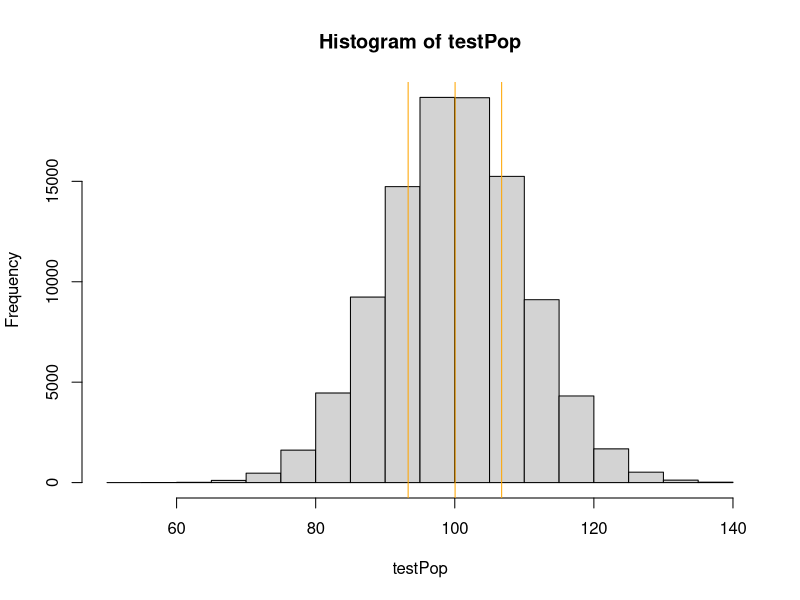
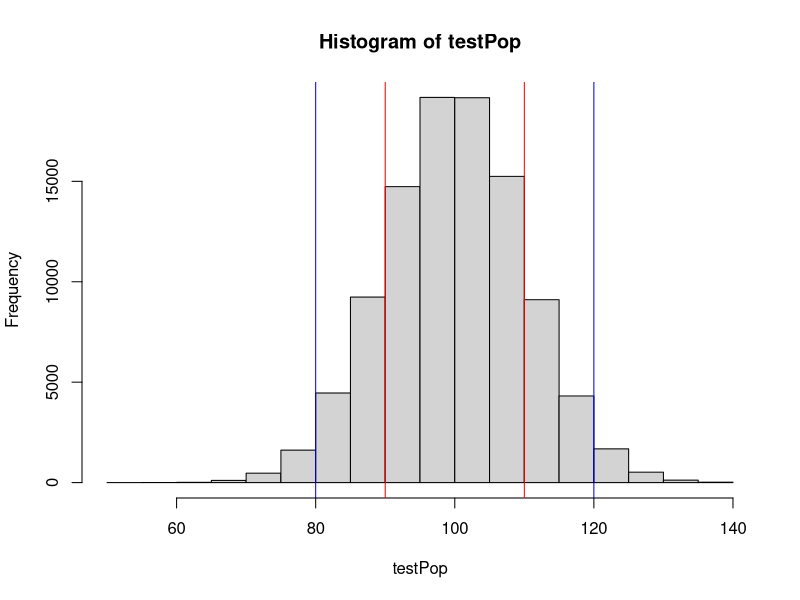
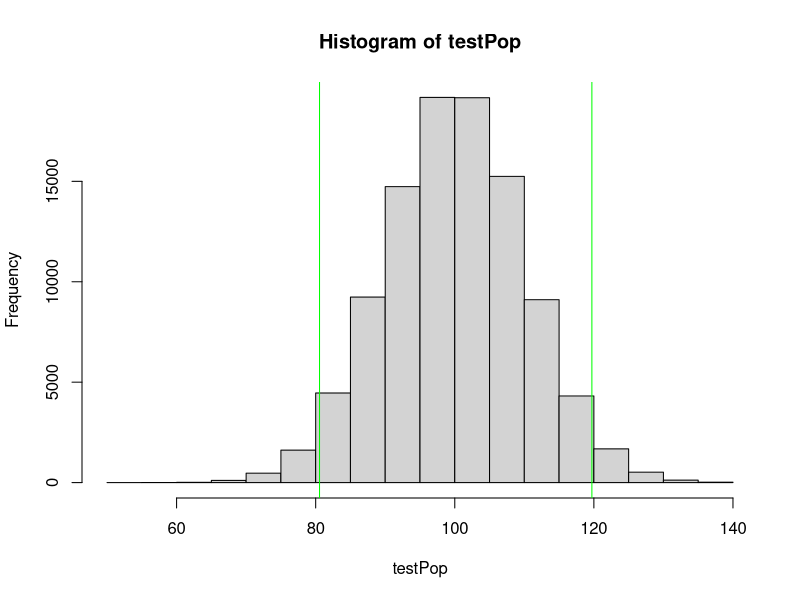

These figures' R source, in order:
## ---- chunk 1
set.seed(1234) 						# Control randomization 

testPop <- rnorm(100000, mean=100, sd=10)		# Create simulated population 

testPopMean <- mean(testPop) 				# Calculate mean 

sumSq <- sum((testPop-testPopMean)^2) 			# Sum of squares 

testPopVar <- sumSq/length(testPop) 			# Variance 

testPopSD <- sqrt(testPopVar) 				# Standard deviation 

 

# Markings of quartiles 

hist(testPop) 

abline(v=quantile(testPop, probs=0.25),col="orange") 	# First quartile 

abline(v=quantile(testPop, probs=0.5),col="orange") 	# Second quartile 

abline(v=quantile(testPop, probs=0.75),col="orange") 	# Third quartile 

 

# Show the numbers to verify the number of cases 

quantile(testPop, probs=0.25) 				# The specific X value 

quantile(testPop, probs=0.75) 				# The specific X value 

length(testPop[testPop<quantile(testPop, probs=0.25)]) 	# Number of cases below 

length(testPop[testPop>quantile(testPop, probs=0.75)]) 	# Number of cases above 

 

# Markings of one and two standard deviations 

hist(testPop) 

abline(v=90, col="red") 

abline(v=80, col="blue") 

abline(v=110, col="red") 

abline(v=120, col="blue") 

 

# Markings of the central region and tails 

hist(testPop) 

abline(v=quantile(testPop, probs=0.025),col="green") 	# Lower tail 

abline(v=quantile(testPop, probs=0.975),col="green") 	# Upper tail 
